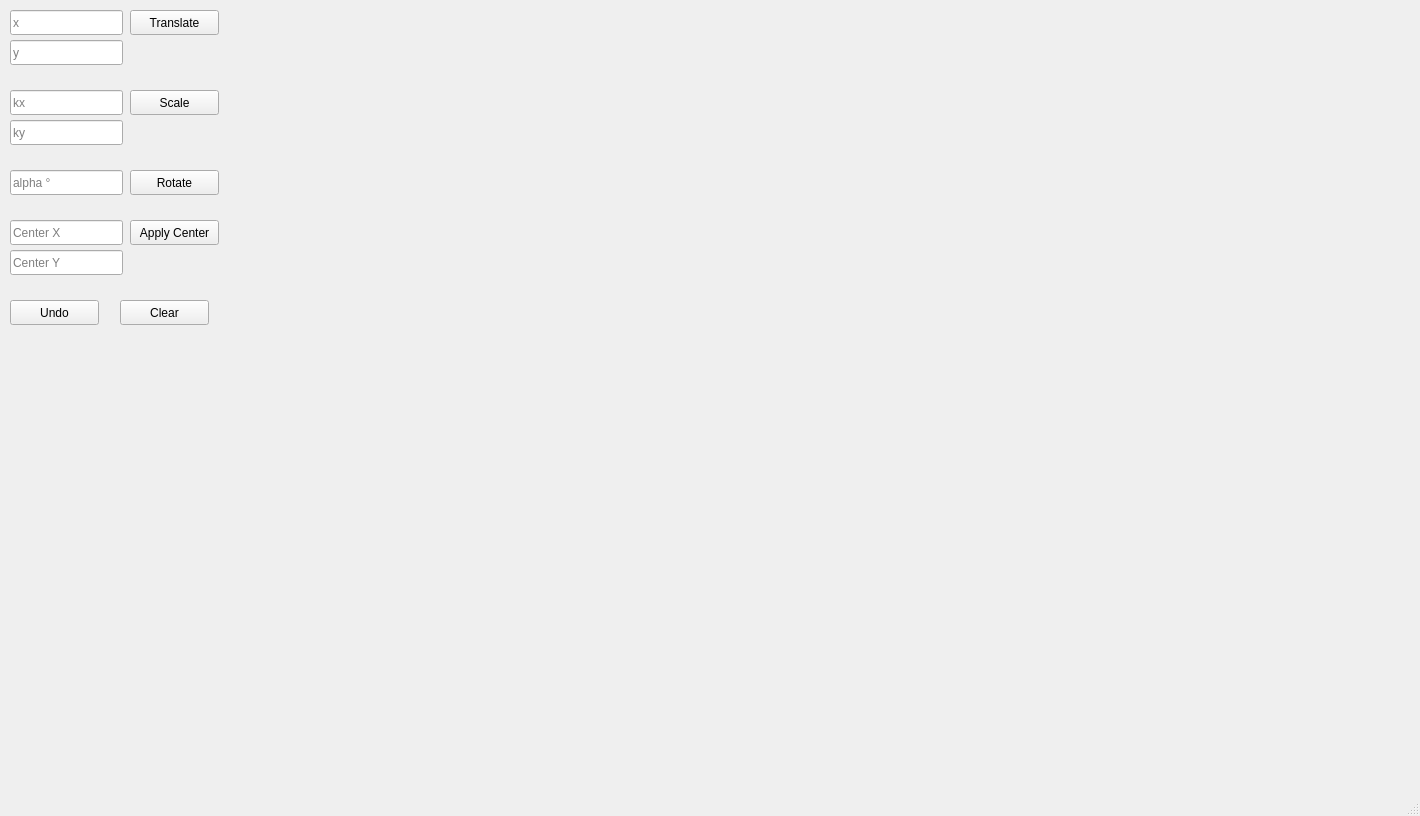
<?xml version="1.0" encoding="UTF-8"?>
<ui version="4.0">
 <class>MainWindow</class>
 <widget class="QMainWindow" name="MainWindow">
  <property name="enabled">
   <bool>true</bool>
  </property>
  <property name="geometry">
   <rect>
    <x>0</x>
    <y>0</y>
    <width>1420</width>
    <height>816</height>
   </rect>
  </property>
  <property name="minimumSize">
   <size>
    <width>1420</width>
    <height>816</height>
   </size>
  </property>
  <property name="maximumSize">
   <size>
    <width>1420</width>
    <height>816</height>
   </size>
  </property>
  <property name="windowTitle">
   <string>MainWindow</string>
  </property>
  <widget class="QWidget" name="centralWidget">
   <widget class="QLineEdit" name="xLineEdit">
    <property name="geometry">
     <rect>
      <x>10</x>
      <y>10</y>
      <width>113</width>
      <height>25</height>
     </rect>
    </property>
    <property name="placeholderText">
     <string>x</string>
    </property>
   </widget>
   <widget class="QLineEdit" name="yLineEdit">
    <property name="geometry">
     <rect>
      <x>10</x>
      <y>40</y>
      <width>113</width>
      <height>25</height>
     </rect>
    </property>
    <property name="placeholderText">
     <string>y</string>
    </property>
   </widget>
   <widget class="QLineEdit" name="kxLineEdit">
    <property name="geometry">
     <rect>
      <x>10</x>
      <y>90</y>
      <width>113</width>
      <height>25</height>
     </rect>
    </property>
    <property name="placeholderText">
     <string>kx</string>
    </property>
   </widget>
   <widget class="QLineEdit" name="kyLineEdit">
    <property name="geometry">
     <rect>
      <x>10</x>
      <y>120</y>
      <width>113</width>
      <height>25</height>
     </rect>
    </property>
    <property name="placeholderText">
     <string>ky</string>
    </property>
   </widget>
   <widget class="QLineEdit" name="alphaLineEdit">
    <property name="geometry">
     <rect>
      <x>10</x>
      <y>170</y>
      <width>113</width>
      <height>25</height>
     </rect>
    </property>
    <property name="placeholderText">
     <string>alpha °</string>
    </property>
   </widget>
   <widget class="QLineEdit" name="centerXLineEdit">
    <property name="geometry">
     <rect>
      <x>10</x>
      <y>220</y>
      <width>113</width>
      <height>25</height>
     </rect>
    </property>
    <property name="placeholderText">
     <string>Center X</string>
    </property>
   </widget>
   <widget class="QLineEdit" name="centerYLineEdit">
    <property name="geometry">
     <rect>
      <x>10</x>
      <y>250</y>
      <width>113</width>
      <height>25</height>
     </rect>
    </property>
    <property name="placeholderText">
     <string>Center Y</string>
    </property>
   </widget>
   <widget class="QPushButton" name="applyCenterButton">
    <property name="geometry">
     <rect>
      <x>130</x>
      <y>220</y>
      <width>89</width>
      <height>25</height>
     </rect>
    </property>
    <property name="text">
     <string>Apply Center</string>
    </property>
   </widget>
   <widget class="QPushButton" name="translatePushButton">
    <property name="geometry">
     <rect>
      <x>130</x>
      <y>10</y>
      <width>89</width>
      <height>25</height>
     </rect>
    </property>
    <property name="text">
     <string>Translate</string>
    </property>
   </widget>
   <widget class="QPushButton" name="scalePushButton">
    <property name="geometry">
     <rect>
      <x>130</x>
      <y>90</y>
      <width>89</width>
      <height>25</height>
     </rect>
    </property>
    <property name="text">
     <string>Scale</string>
    </property>
   </widget>
   <widget class="QPushButton" name="rotatePushButton">
    <property name="geometry">
     <rect>
      <x>130</x>
      <y>170</y>
      <width>89</width>
      <height>25</height>
     </rect>
    </property>
    <property name="text">
     <string>Rotate</string>
    </property>
   </widget>
   <widget class="QPushButton" name="undoPushButton">
    <property name="geometry">
     <rect>
      <x>10</x>
      <y>300</y>
      <width>89</width>
      <height>25</height>
     </rect>
    </property>
    <property name="text">
     <string>Undo</string>
    </property>
   </widget>
   <widget class="QPushButton" name="clearPushButton">
    <property name="geometry">
     <rect>
      <x>120</x>
      <y>300</y>
      <width>89</width>
      <height>25</height>
     </rect>
    </property>
    <property name="text">
     <string>Clear</string>
    </property>
   </widget>
  </widget>
  <widget class="QStatusBar" name="statusBar"/>
 </widget>
 <layoutdefault spacing="6" margin="11"/>
 <resources/>
 <connections/>
</ui>
